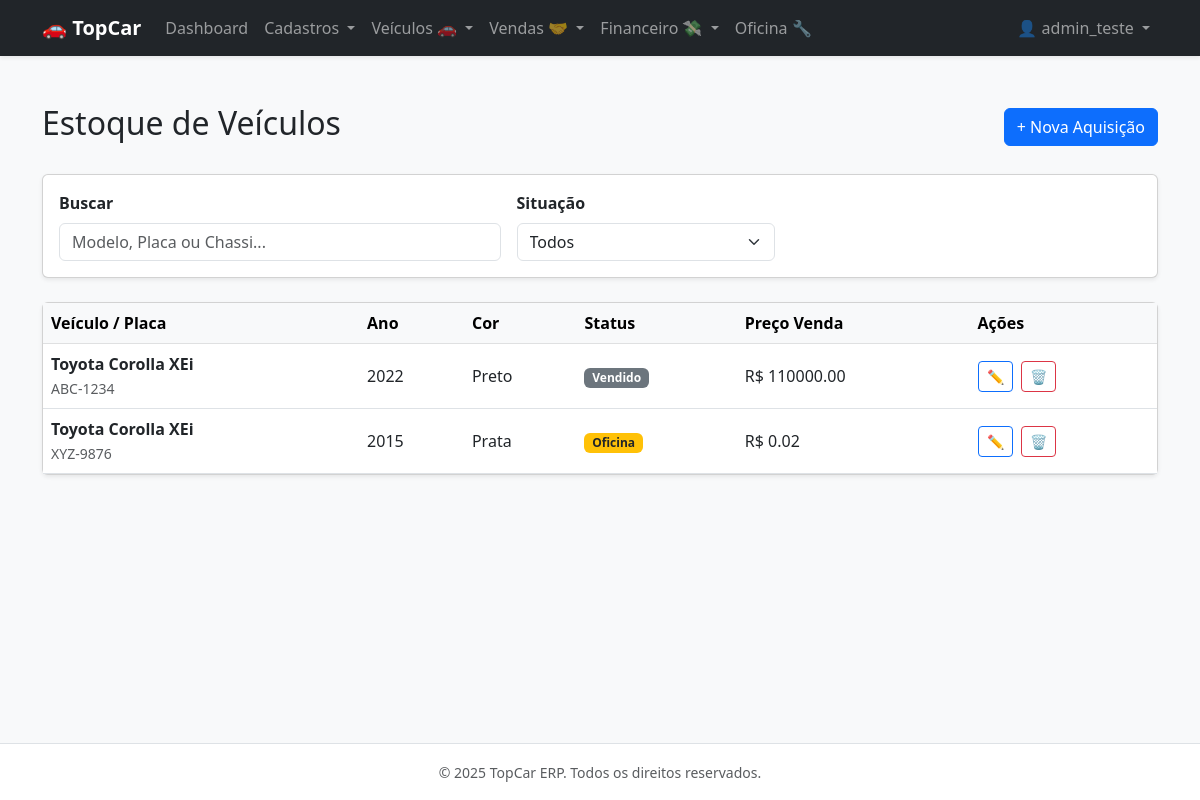
Before: /vehicles/ (signed in) with the older database file.
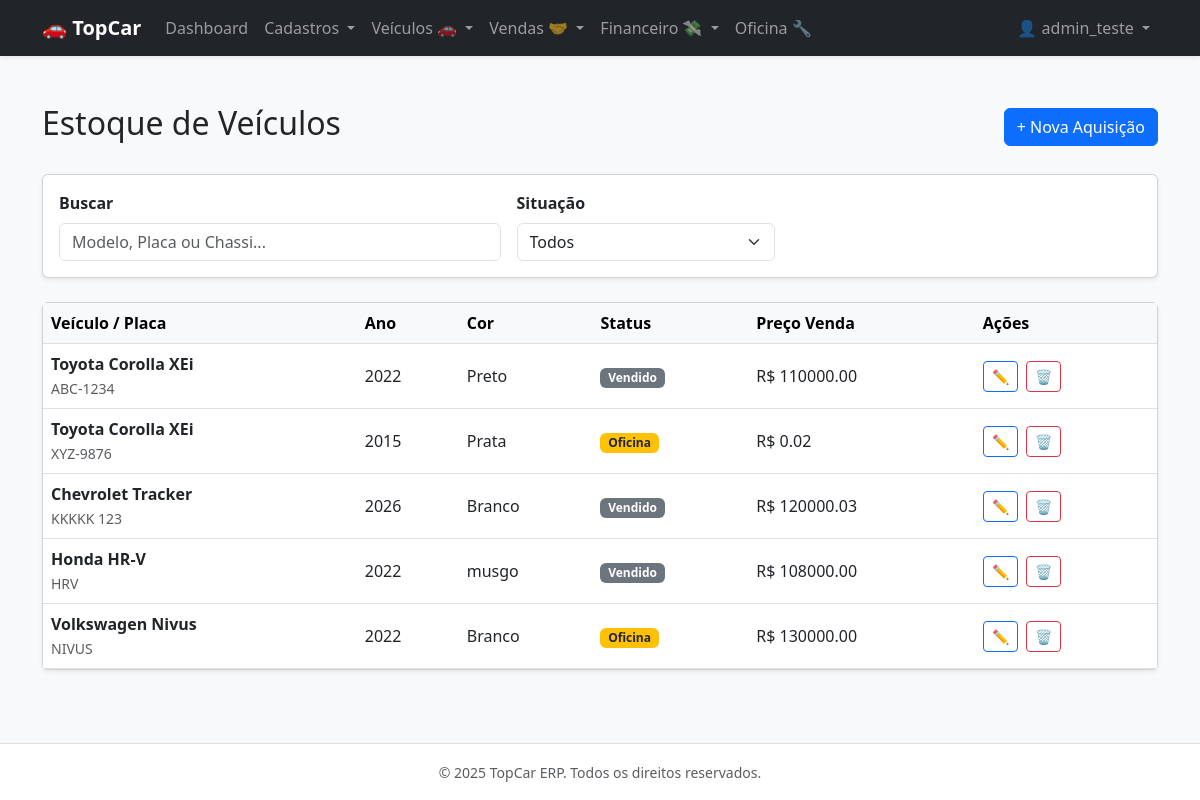
After: the same page with the newer database file.
### apps/vehicles/models.py (models this page shows, shortened)
class Vehicle(TenantAwareModel):
    STATUS_CHOICES = [
        ('AVAILABLE', 'Disponível'),
        ('MAINTENANCE', 'Em Manutenção'),
        ('RESERVED', 'Reservado'),
        ('SOLD', 'Vendido'),
        ('WRITE_OFF', 'Baixado / Perda Total'),
    ]
    FUEL_CHOICES = [
        ('GASOLINE', 'Gasolina'),
        ('ETHANOL', 'Etanol'),
        ('FLEX', 'Flex'),
        ('DIESEL', 'Diesel'),
        ('HYBRID', 'Híbrido'),
        ('ELECTRIC', 'Elétrico'),
    ]
    model = models.ForeignKey(Model, on_delete=models.PROTECT, verbose_name="Modelo")
    chassi = models.CharField(max_length=50, unique=True, db_index=True, verbose_name="Chassi")
    plate = models.CharField(max_length=10, unique=True, null=True, blank=True, db_index=True, verbose_name="Placa")
    renavam = models.CharField(max_length=20, null=True, blank=True, verbose_name="Renavam")
    year_fab = models.PositiveIntegerField(verbose_name="Ano Fab.")
    year_model = models.PositiveIntegerField(verbose_name="Ano Mod.")
    color = models.CharField(max_length=30, verbose_name="Cor")
    mileage = models.PositiveIntegerField(default=0, verbose_name="Quilometragem (KM)")
    fuel_type = models.CharField(max_length=20, choices=FUEL_CHOICES, default='FLEX', verbose_name="Combustível")
    status = models.CharField(max_length=20, choices=STATUS_CHOICES, default='AVAILABLE', db_index=True)
    acquisition_cost = models.DecimalField(max_digits=10, decimal_places=2, verbose_name="Custo de Aquisição")
    sale_price = models.DecimalField(max_digits=10, decimal_places=2, verbose_name="Preço de Venda")
    current_owner = models.ForeignKey(
        Entity,
        on_delete=models.PROTECT,
        related_name='veiculos_proprietario',
        verbose_name="Proprietário Atual"
    )
    notes = models.TextField(null=True, blank=True, verbose_name="Observações")
    class Meta:
        verbose_name = "Veículo"
        verbose_name_plural = "Veículos"
        indexes = [
            models.Index(fields=['status', 'model']), # Índice composto para filtros comuns
        ]

class Model(TenantAwareModel):
    brand = models.ForeignKey(Brand, on_delete=models.PROTECT, related_name='models', verbose_name="Marca")
    name = models.CharField(max_length=100, verbose_name="Nome do Modelo")
    class Meta:
        verbose_name = "Modelo"
        verbose_name_plural = "Modelos"
        ordering = ['brand__name', 'name']
    def __str__(self):
        return f"{self.brand.name} {self.name}"

class Brand(TenantAwareModel):
    name = models.CharField(max_length=100, unique=True, verbose_name="Marca")
    class Meta:
        verbose_name = "Marca"
        verbose_name_plural = "Marcas"
        ordering = ['name']

### apps/vehicles/views.py (the view)
# urls.py: path('', views.vehicle_list, name='vehicle_list'),
@login_required
def vehicle_list(request):
    query = request.GET.get('q', '')
    status_filter = request.GET.get('status', '')
    vehicles = Vehicle.objects.all().select_related('model', 'model__brand', 'current_owner')
    if query:
        vehicles = vehicles.filter(
            Q(model__name__icontains=query) |
            Q(plate__icontains=query) |
            Q(chassi__icontains=query)
        )
    if status_filter:
        vehicles = vehicles.filter(status=status_filter)
    context = {
        'vehicles': vehicles,
        'status_choices': Vehicle.STATUS_CHOICES,
    }
    if request.headers.get('HX-Request'):
        return render(request, 'vehicles/partials/vehicle_table_rows.html', context)
    return render(request, 'vehicles/vehicle_list.html', context)

### templates/vehicles/vehicle_list.html (shortened to what this page needs)
{% extends 'base.html' %}
{% block content %}
<div class="d-flex justify-content-between align-items-center mb-4">
    <h2>Estoque de Veículos</h2>
    <a href="{% url 'vehicle_create' %}" class="btn btn-primary">
        + Nova Aquisição
    </a>
</div>
<div class="card mb-4 p-3 shadow-sm bg-white">
    <div class="row g-3 align-items-end">
        <div class="col-md-5">
            <label class="form-label fw-bold">Buscar</label>
            <input type="text"
                   name="q"
                   class="form-control"
                   placeholder="Modelo, Placa ou Chassi..."
                   hx-get="{% url 'vehicle_list' %}"
                   hx-trigger="keyup changed delay:500ms"
                   hx-target="#vehicle-tbody"
                   hx-indicator="#loading">
        </div>
        <div class="col-md-3">
            <label class="form-label fw-bold">Situação</label>
            <select name="status"
                    class="form-select"
                    hx-get="{% url 'vehicle_list' %}"
                    hx-target="#vehicle-tbody"
                    hx-indicator="#loading">
                <option value="">Todos</option>
            </select>
        </div>
        <div class="col-md-1">
        </div>
    </div>
</div>
<div class="card shadow-sm">
    <div class="table-responsive">
        <table class="table table-hover align-middle mb-0">
            <thead class="table-light">
                <tr>
                    <th scope="col">Veículo / Placa</th>
                    <th scope="col">Ano</th>
                    <th scope="col">Cor</th>
                    <th scope="col">Status</th>
                    <th scope="col">Preço Venda</th>
                    <th scope="col">Ações</th>
                </tr>
            </thead>
            <tbody id="vehicle-tbody">
                {% include 'vehicles/partials/vehicle_table_rows.html' %}
            </tbody>
        </table>
    </div>
</div>
{% endblock %}

### templates/vehicles/partials/vehicle_table_rows.html (shortened to what this page needs)
{% for v in vehicles %}
<tr>
    <td>
        <strong>{{ v.model.brand.name }} {{ v.model.name }}</strong><br>
        <small class="text-muted">{{ v.plate|default:"S/ Placa" }}</small>
    </td>
    <td>{{ v.year_model }}</td>
    <td>{{ v.color }}</td>
    <td>
        {% if v.status == 'AVAILABLE' %}
            <span class="badge bg-success">Disponível</span>
        {% elif v.status == 'MAINTENANCE' %}
            <span class="badge bg-warning text-dark">Oficina</span>
        {% elif v.status == 'SOLD' %}
            <span class="badge bg-secondary">Vendido</span>
        {% elif v.status == 'WRITE_OFF' %}
            <span class="badge bg-danger">Perda Total</span>
        {% else %}
            <span class="badge bg-info">{{ v.get_status_display }}</span>
        {% endif %}
    </td>
    <td>R$ {{ v.sale_price }}</td>
    <td>
            <div class="d-flex gap-2">
                <a href="{% url 'vehicle_update' v.id %}" class="btn btn-sm btn-outline-primary" title="Editar dados">
                    ✏️
                </a>
                <form action="{% url 'vehicle_delete' v.id %}" method="post" class="d-inline" autocomplete="off"
                    onsubmit="return confirm('Tem certeza que deseja EXCLUIR o veículo {{ v.model }}? Essa ação é irreversível.');">
                    <button type="submit" class="btn btn-sm btn-outline-danger" title="Excluir cadastro">
                        🗑️
                    </button>
                </form>
            </div>
        </td>
    </tr>
{% empty %}
<tr>
    <td colspan="6" class="text-center py-4 text-muted">
        <em>Nenhum veículo encontrado com estes filtros.</em>
    </td>
</tr>
{% endfor %}

Changed rows visible on the page:
added Vehicle: model.brand.name "Chevrolet", model.name "Tracker", plate "KKKKK 123", year_model "2026", color "Branco", status "Vendido", sale_price "120000.03"
added Vehicle: model.brand.name "Honda", model.name "HR-V", plate "HRV", year_model "2022", color "musgo", status "Vendido", sale_price "108000.00"
added Vehicle: model.brand.name "Volkswagen", model.name "Nivus", plate "NIVUS", year_model "2022", color "Branco", status "Oficina", sale_price "130000.00"
